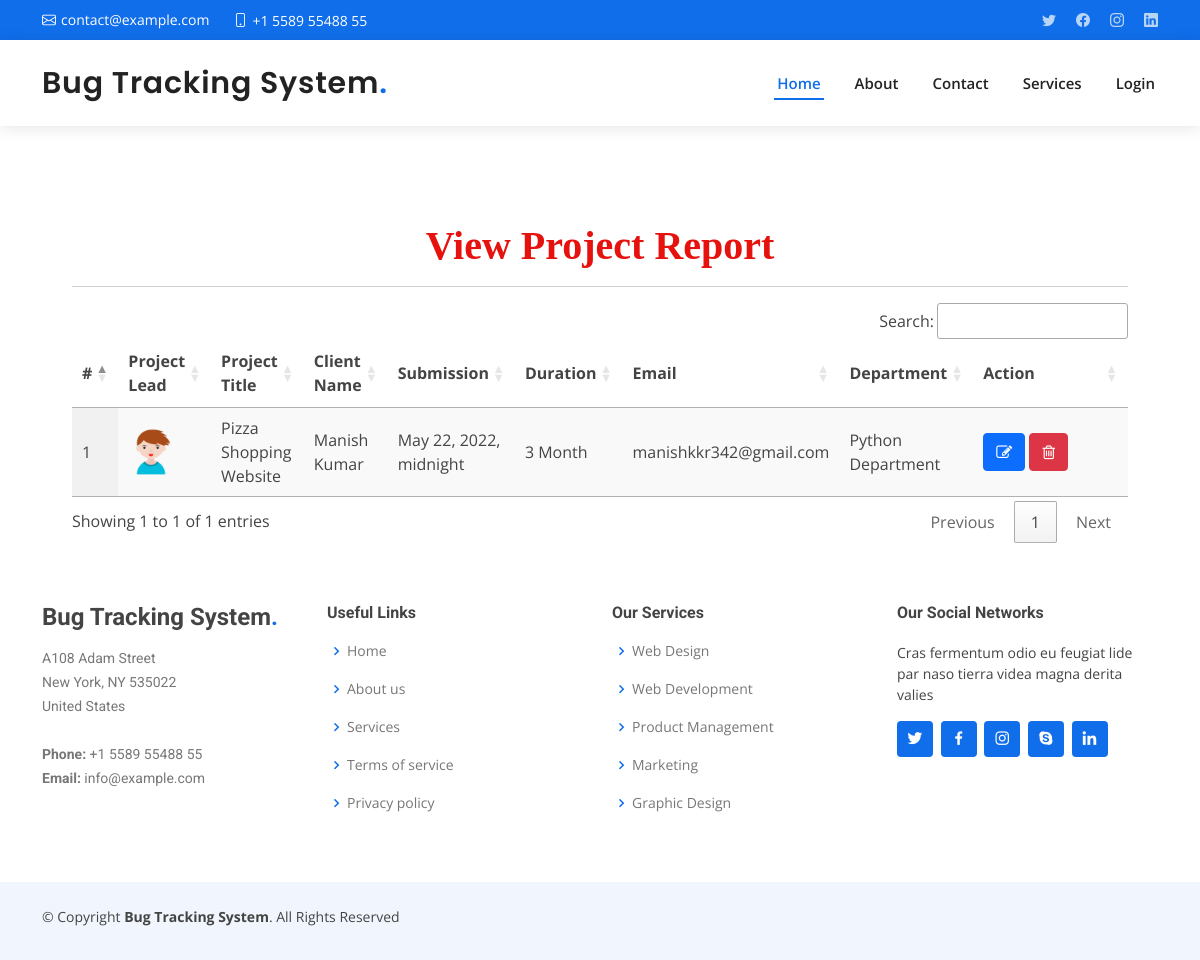
The page /project-report on the database its author committed.
### bugapp/models.py (models this page shows, shortened)
class Project(models.Model):
    name = models.CharField(max_length=200, null=True, blank=True)
    submission_date = models.DateTimeField(null=True, blank=True)
    duration = models.CharField(max_length=200, null=True, blank=True)
    client_name = models.CharField(max_length=200, null=True, blank=True)
    client_address = models.CharField(max_length=200, null=True, blank=True)
    phone_number = models.CharField(max_length=200, null=True, blank=True)
    email_id = models.CharField(max_length=200, null=True, blank=True)
    department_name = models.CharField(max_length=200, null=True, blank=True)
    project_lead = models.ForeignKey(UserProfile, on_delete=models.CASCADE, null=True, blank=True, related_name='project_lead')
    description = models.CharField(max_length=200, null=True, blank=True)

class UserProfile(models.Model):
    user = models.ForeignKey(User, on_delete=models.CASCADE, null=True, blank=True)
    userrole = models.IntegerField(choices=USERROLE, null=True, blank=True, default=0)
    contact = models.CharField(max_length=100, null=True, blank=True)
    department = models.CharField(max_length=100, null=True, blank=True)
    address = models.CharField(max_length=100, null=True, blank=True)
    gender = models.CharField(max_length=100, null=True, blank=True)
    dob = models.DateField(null=True, blank=True)
    file = models.FileField(null=True, blank=True)

### bugapp/views.py (the view)
# urls.py: path('project-report', project_report, name='project_report'),
def project_report(request):
    project = Project.objects.all()
    return render(request, 'project_report.html', {'project': project})

### bugapp/templates/project_report.html (shortened to what this page needs)
{% extends 'index.html' %}
{% load static %}
{% block body %}
  <link rel='stylesheet' type='text/css' href="https://cdn.datatables.net/1.10.21/css/jquery.dataTables.min.css">
  <link rel='stylesheet' type='text/css' href="https://cdn.datatables.net/buttons/1.6.2/css/buttons.dataTables.min.css">
<div class="container-fluid" style="width:90%;margin-top:8%">
                    <div class="container-fluid">
                        <h1 align="center" style="font-weight:bold;font-family : 'Monotype Corsiva' ; color : #E6120E ;margin-top:4%">View Project Report</h1>
                         </div><hr>
                                <table id="example" class="display" style="width:100%">
                                  <thead>
                                    <tr>
                                      <th>#</th>
                                      <th>Project Lead</th>
                                      <th>Project Title</th>
                                      <th>Client Name</th>
                                      <th>Submission</th>
                                      <th>Duration</th>
                                      <th>Email</th>
                                      <th>Department</th>
                                      <th>Action</th>
                                  </tr>
                              </thead>
                              <tbody>
                              {% for i in project %}
                                <tr>
                                  <td>{{forloop.counter}}</td>
                                  <td>
                                      {% if i.project_lead.file %}
                                        <img src="{{i.project_lead.file.url}}" style="width:50px">
                                      {% endif %}
                                  </td>
                                  <td>{{i.name}}</td>
                                  <td>{{i.client_name}}</td>
                                  <td>{{i.submission_date}}</td>
                                  <td>{{i.duration}}</td>
                                  <td>{{i.email_id}}</td>
                                  <td>{{i.department_name}}</td>
                                  <td style="width:150px">
                                      <a href="/edit-project/{{i.id}}"><button class="btn btn-primary"><i class="fa fa-edit"></i></button></a>
                                      <a href="/delete-project/{{i.id}}"><button class="btn btn-danger" onclick="return confirm('Are you sure?')"><i class="fa fa-trash-o"></i></button></a>
                                  </td>
                              </tr>
                              {% endfor %}
                          </tbody>
                      </table>
                  </div>
{% endblock %}

### bugapp/static/assets/css/style.css (style rules this page uses)
body { font-family: "Open Sans", sans-serif; color: #444444; }
a { color: #106eea; text-decoration: none; }
h1, h2, h3, h4, h5, h6 { font-family: "Roboto", sans-serif; }

### rows shown on the page
Project: project_lead.file (picture), name "Pizza Shopping Website", client_name "Manish Kumar", submission_date "May 22, 2022, midnight", duration "3 Month", email_id "manishkkr342@gmail.com", department_name "Python Department"
